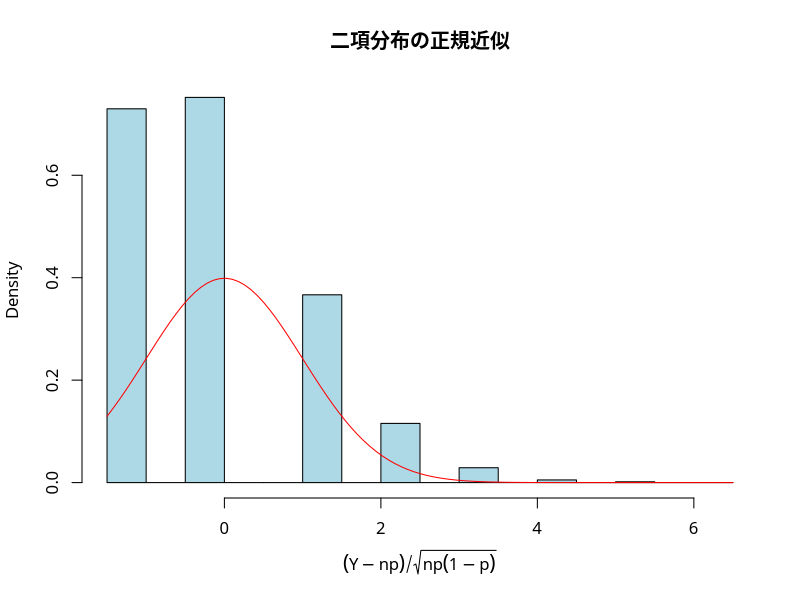
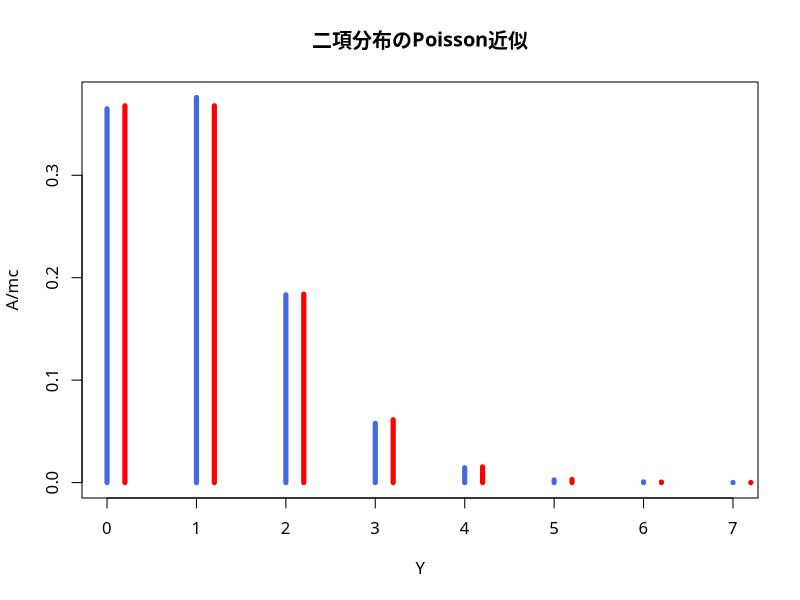

Write the R code that produced these figures, in order.
### 二項分布の極限: Poisson近似が有効な場合
set.seed(123)
n <- 1000
p <- 0.001
mc <- 10000
y <- rbinom(mc, n, p)
## まず正規近似を試す
par(family="HiraginoSans-W4") # 日本語フォントの指定
hist((y - n * p)/sqrt(n * p * (1 - p)), freq=FALSE,
     col="lightblue", main="二項分布の正規近似",
     xlab=expression((Y-n*p)/sqrt(n*p*(1-p))))
curve(dnorm, add=TRUE, col="red") # うまくいかない
## 次にPoisson近似を試す
(A <- table(y))
plot(A/mc, type="h", lwd=5, col="royalblue",
     main="二項分布のPoisson近似", xlab=expression(Y)) 
lines(min(y):max(y)+0.2, dpois(min(y):max(y), n * p), type="h", 
      col="red", lwd=5) # うまくいく
